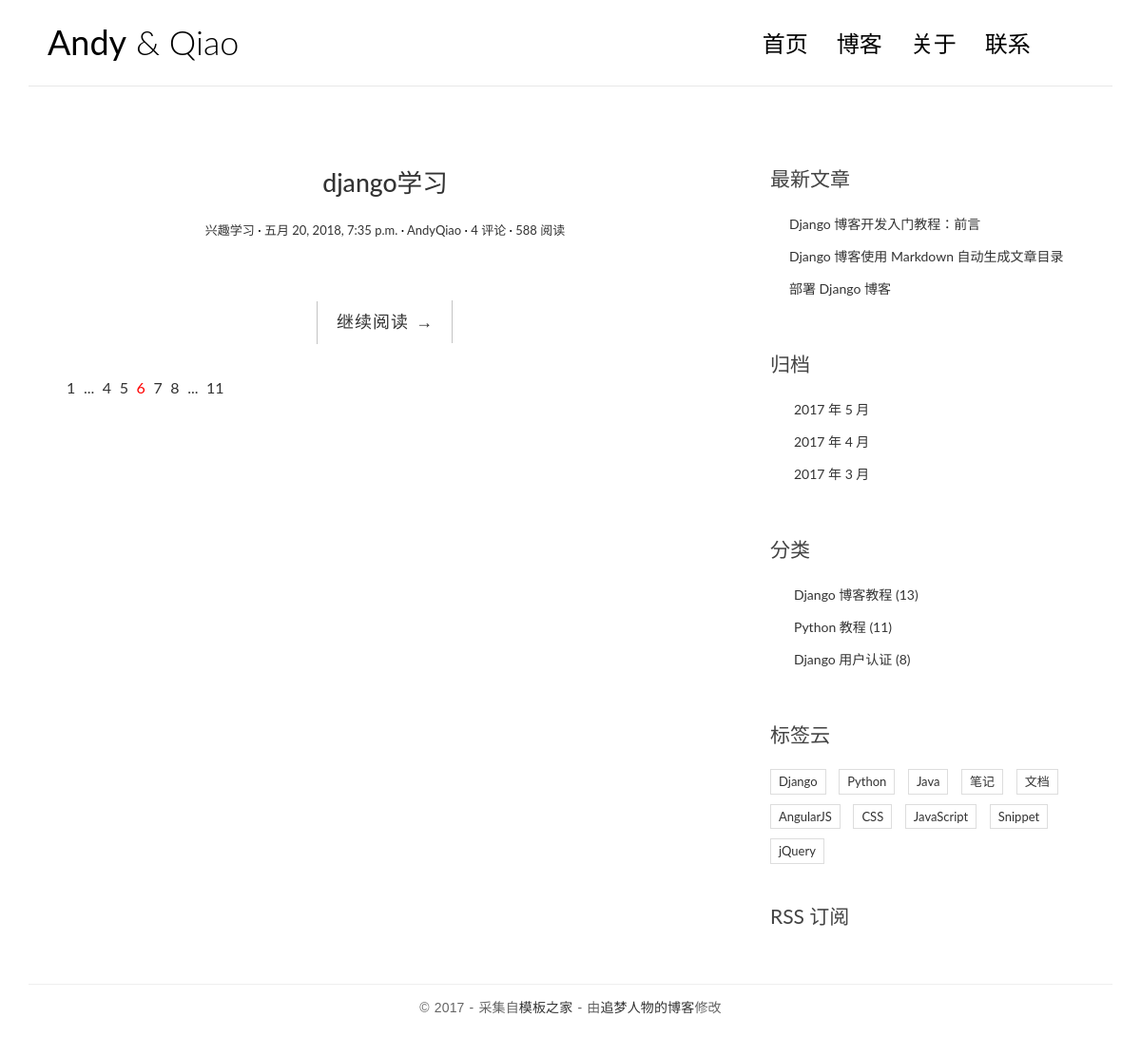
The app's page /, older data.
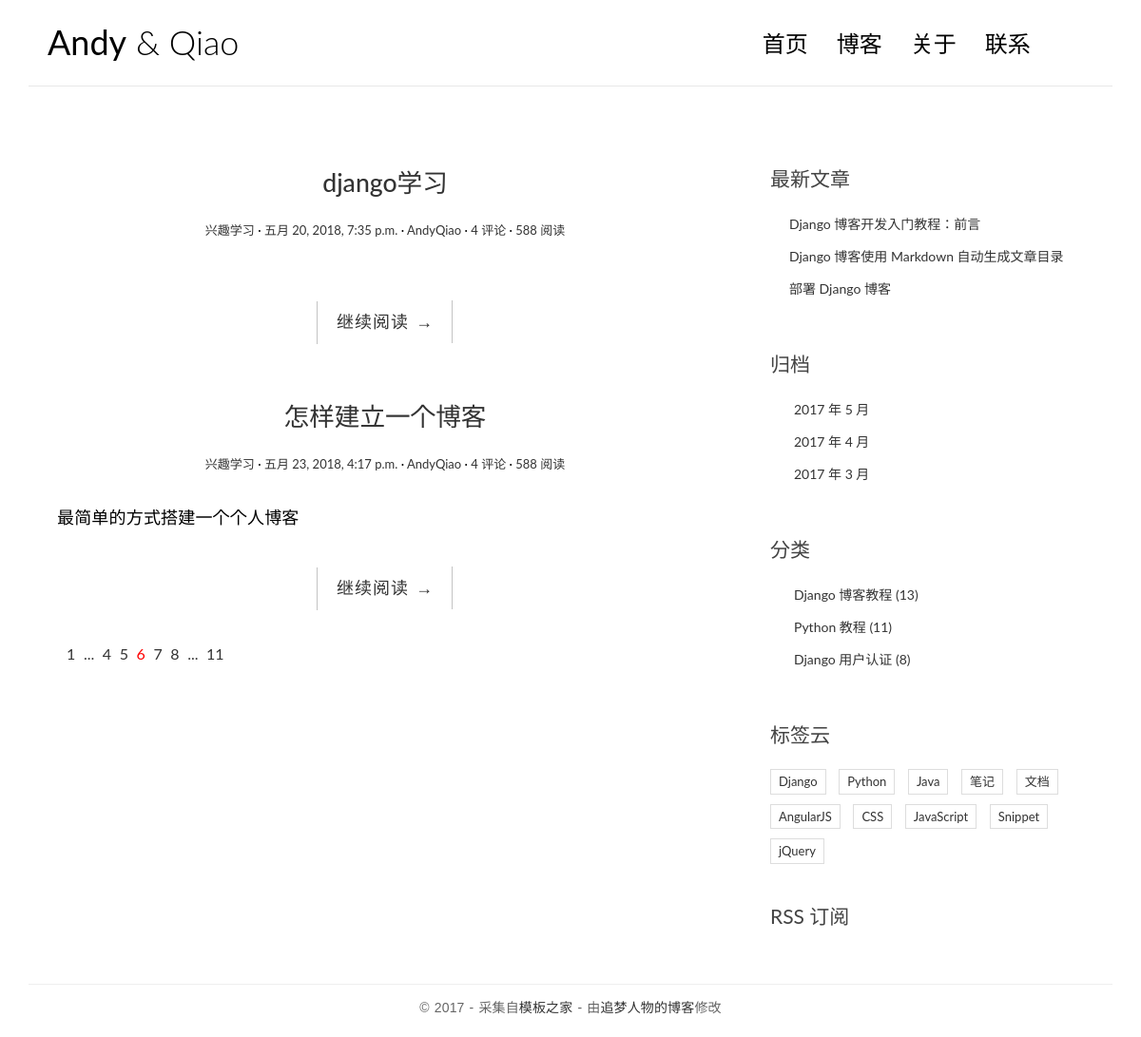
The same page, newer data.
### blog_andy/models.py (models this page shows, shortened)
class Article(models.Model):
    title = models.CharField(max_length=64)
    sub_title =  models.CharField(max_length=64, blank=True)
    excerpt = models.CharField(max_length=200, blank=True)
    body = models.TextField()
    created_time = models.DateTimeField()
    modified_time = models.DateTimeField()
    category = models.ForeignKey(Category, on_delete=models.CASCADE)
    tags= models.ManyToManyField(Tag, blank = True)
    author = models.ForeignKey(User, on_delete=models.CASCADE)
    def get_absolute_url(self):
        return reverse('blog_andy:detail', kwargs={'pk':self.pk})

class Category(models.Model):
    name = models.CharField(max_length=128)

### blog_andy/views.py (the view)
# urls.py: url(r'^$', views.index, name='index'),
def index(request):
    all_article = Article.objects.all()
    return render(request, 'blog_andy/index.html', context = {
        'post_list':all_article
    })

### templates/blog_andy/index.html (shortened to what this page needs)
{% extends 'base.html' %}
{% load staticfiles %}
{% block main %}
    {% for post in post_list %}
    <article class="post post-{{ post.pk }}">
        <header class="entry-header">
            <h1 class="entry-title">
                <a href="{{post.get_absolute_url}}">{{post.title}}</a>
            </h1>
            <div class="entry-meta">
                <span class="post-category"><a href="#">{{ post.category.name }}</a></span>
                <span class="post-date"><a href="#"><time class="entry-date"
                    datetime="{{post.created_time}}">{{post.created_time}}</time></a></span>                                <span class="post-author"><a href="#">{{ post.author }}</a></span>
                <span class="comments-link"><a href="#">4 评论</a></span>
                <span class="views-count"><a href="#">588 阅读</a></span>
            </div>
        </header>
        <div class="entry-content clearfix">
            <p>{{ post.excerpt }}</p>
            <div class="read-more cl-effect-14">
                <a href="{{post.get_absolute_url}}" class="more-link">继续阅读 <span class="meta-nav">→</span></a>
            </div>
        </div>
    </article>
    {% empty %}
    <div class="no-post">暂时还没有发布的文章！</div>
    {% endfor %}
    <div class="pagination">
    <ul>
        <li><a href="">1</a></li>
        <li><a href="">...</a></li>
        <li><a href="">4</a></li>
        <li><a href="">5</a></li>
        <li class="current"><a href="">6</a></li>
        <li><a href="">7</a></li>
        <li><a href="">8</a></li>
        <li><a href="">...</a></li>
        <li><a href="">11</a></li>
    </ul>
    </div>
{% endblock main %}
{% block toc %}
    <div class="widget widget-recent-posts">
        <h3 class="widget-title">最新文章</h3>
        <ul>
            <li>
                <a href="#">Django 博客开发入门教程：前言</a>
            </li>
            <li>
                <a href="#">Django 博客使用 Markdown 自动生成文章目录</a>
            </li>
            <li>
                <a href="#">部署 Django 博客</a>
            </li>
        </ul>
    </div>
    <div class="widget widget-archives">
        <h3 class="widget-title">归档</h3>
        <ul>
            <li>
                <a href="#">2017 年 5 月</a>
            </li>
            <li>
                <a href="#">2017 年 4 月</a>
            </li>
            <li>
                <a href="#">2017 年 3 月</a>
            </li>
        </ul>
    </div>
    <div class="widget widget-category">
        <h3 class="widget-title">分类</h3>
        <ul>
            <li>
                <a href="#">Django 博客教程 <span class="post-count">(13)</span></a>
            </li>
            <li>
                <a href="#">Python 教程 <span class="post-count">(11)</span></a>
            </li>
            <li>
                <a href="#">Django 用户认证 <span class="post-count">(8)</span></a>
            </li>
        </ul>
    </div>
    <div class="widget widget-tag-cloud">
        <h3 class="widget-title">标签云</h3>
        <ul>
            <li>
                <a href="#">Django</a>
            </li>
            <li>
                <a href="#">Python</a>
            </li>
            <li>
                <a href="#">Java</a>
            </li>
            <li>
                <a href="#">笔记</a>
            </li>
            <li>
                <a href="#">文档</a>
            </li>
            <li>
                <a href="#">AngularJS</a>
            </li>
            <li>
                <a href="#">CSS</a>
            </li>
            <li>
                <a href="#">JavaScript</a>
            </li>
            <li>
                <a href="#">Snippet</a>
            </li>
            <li>
                <a href="#">jQuery</a>
            </li>
        </ul>
    </div>
    <div class="rss">
        <a href=""> RSS 订阅</a>
    </div>
{% endblock toc %}

Row changes from the older to the newer data that the page shows:
added Article: title "怎样建立一个博客", category.name "兴趣学习", created_time "五月 23, 2018, 4:17 p.m.", author "AndyQiao", excerpt "最简单的方式搭建一个个人博客"
